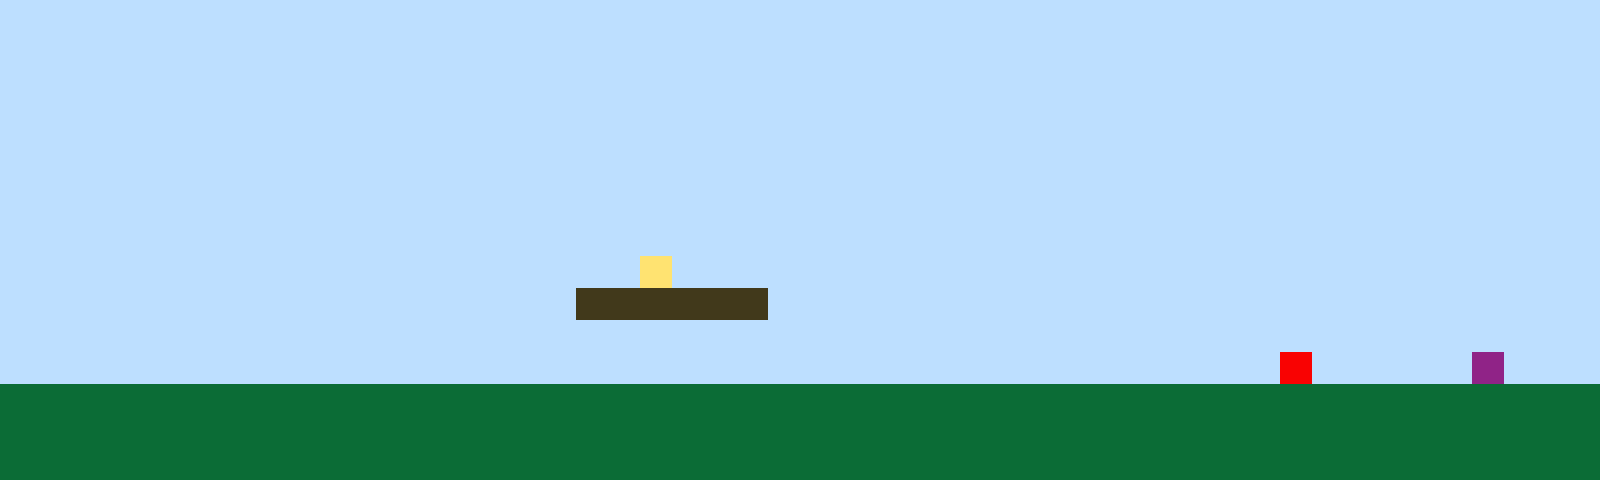

This game map was drawn from its Tiled (.tmx) file and the tilesets committed beside it. A one-line description and the full map source follow:
An orthogonal 50x15 tile map with 32x32 px tiles, 1 tile layer (Tile Layer 1).

<map version="1.10" tiledversion="1.11.2" orientation="orthogonal" renderorder="right-up" width="50" height="15" tilewidth="32" tileheight="32" infinite="0" nextlayerid="2" nextobjectid="1"><editorsettings><export target="map1.csv" format="csv" /></editorsettings><tileset firstgid="1" name="sprites" tilewidth="32" tileheight="32" tilecount="6" columns="3"><image source="sprites.png" width="96" height="64" /></tileset><layer id="1" name="Tile Layer 1" width="50" height="15"><data encoding="csv">1,1,1,1,1,1,1,1,1,1,1,1,1,1,1,1,1,1,1,1,1,1,1,1,1,1,1,1,1,1,1,1,1,1,1,1,1,1,1,1,1,1,1,1,1,1,1,1,1,1,1,1,1,1,1,1,1,1,1,1,1,1,1,1,1,1,1,1,1,1,1,1,1,1,1,1,1,1,1,1,1,1,1,1,1,1,1,1,1,1,1,1,1,1,1,1,1,1,1,1,1,1,1,1,1,1,1,1,1,1,1,1,1,1,1,1,1,1,1,1,1,1,1,1,1,1,1,1,1,1,1,1,1,1,1,1,1,1,1,1,1,1,1,1,1,1,1,1,1,1,1,1,1,1,1,1,1,1,1,1,1,1,1,1,1,1,1,1,1,1,1,1,1,1,1,1,1,1,1,1,1,1,1,1,1,1,1,1,1,1,1,1,1,1,1,1,1,1,1,1,1,1,1,1,1,1,1,1,1,1,1,1,1,1,1,1,1,1,1,1,1,1,1,1,1,1,1,1,1,1,1,1,1,1,1,1,1,1,1,1,1,1,1,1,1,1,1,1,1,1,1,1,1,1,1,1,1,1,1,1,1,1,1,1,1,1,1,1,1,1,1,1,1,1,1,1,1,1,1,1,1,1,1,1,1,1,1,1,1,1,1,1,1,1,1,1,1,1,1,1,1,1,1,1,1,1,1,1,1,1,1,1,1,1,1,1,1,1,1,1,1,1,1,1,1,1,1,1,1,1,1,1,1,1,1,1,1,1,1,1,1,1,1,1,1,1,1,1,1,1,1,1,1,1,1,1,1,1,1,1,1,1,1,1,1,1,1,1,1,1,1,1,1,1,1,1,1,1,1,1,1,1,1,1,1,1,1,1,1,1,1,1,1,1,1,1,1,1,1,1,1,1,1,1,1,1,1,1,1,1,1,1,1,1,1,1,1,1,1,1,4,1,1,1,1,1,1,1,1,1,1,1,1,1,1,1,1,1,1,1,1,1,1,1,1,1,1,1,1,1,1,1,1,1,1,1,1,1,1,1,1,1,1,1,1,1,1,1,3,3,3,3,3,3,1,1,1,1,1,1,1,1,1,1,1,1,1,1,1,1,1,1,1,1,1,1,1,1,1,1,1,1,1,1,1,1,1,1,1,1,1,1,1,1,1,1,1,1,1,1,1,1,1,1,1,1,1,1,1,1,1,1,1,1,1,1,1,1,1,1,1,1,1,1,1,1,1,1,1,1,1,1,1,1,1,1,1,1,1,1,1,1,1,1,1,1,1,1,1,1,1,1,1,1,1,1,1,1,1,1,1,1,1,1,1,1,1,1,1,1,5,1,1,1,1,1,6,1,1,1,2,2,2,2,2,2,2,2,2,2,2,2,2,2,2,2,2,2,2,2,2,2,2,2,2,2,2,2,2,2,2,2,2,2,2,2,2,2,2,2,2,2,2,2,2,2,2,2,2,2,2,2,2,2,2,2,2,2,2,2,2,2,2,2,2,2,2,2,2,2,2,2,2,2,2,2,2,2,2,2,2,2,2,2,2,2,2,2,2,2,2,2,2,2,2,2,2,2,2,2,2,2,2,2,2,2,2,2,2,2,2,2,2,2,2,2,2,2,2,2,2,2,2,2,2,2,2,2,2,2,2,2,2,2,2,2,2,2,2,2,2,2,2,2,2,2,2,2,2,2</data></layer></map>
